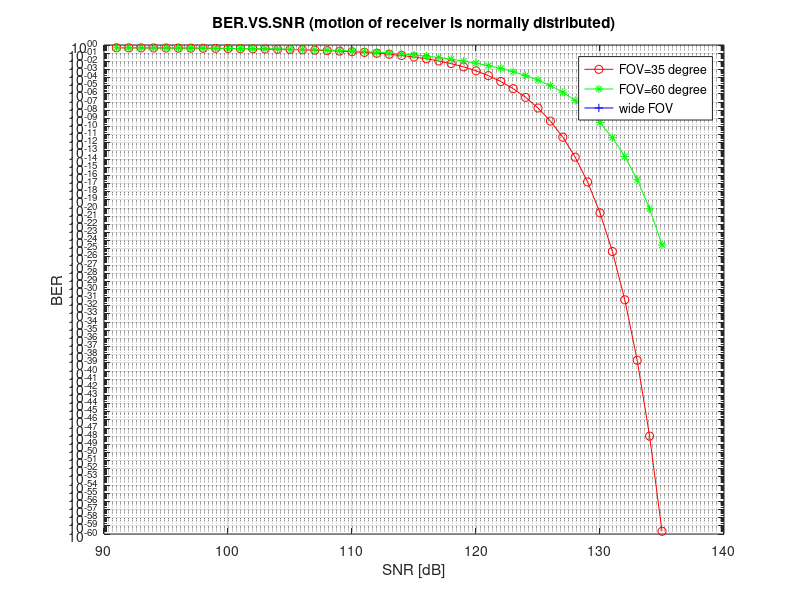

The MATLAB source for this figure:
clc
clear all;
dim=45; 
snrlowerlimit=90;                        
                                         %%%% 1 is 35    
                                         %%%% 2 is 60
                                         %%%% 3 is wide 


fov1=pi*(35/180);
fov2=pi*(60/180);
fov3=pi/2;

pen=zeros(dim,3);
snr=zeros(dim,1);                                         



product1=0.058161757735338 ;
cdf1=0.441287994957038;
product2= 1.849314141758325e-12;
cdf2= 0.187747628604906;



fov=[fov1 fov2 fov3];
cdf=[cdf1 cdf2];
product=[product1 product2 0];
const=[3.68 2.12 1.42];




hc=[(4e-12)/((sin(fov1))^2) (4e-12)/((sin(fov1))^2) 4e-12];
hc3=4e-12;



for aa=1:1:2
    
for s=1:1:dim
    k=s+snrlowerlimit;
    en=10^(k/10);
    snr(s,1)=k;
    for x=hc(aa)*((cos(fov(aa))^2)+(1/2000)):hc(aa)/2000:hc(aa)-hc(aa)/2000
        
        ff1=sqrt(2*pi*(pi/9));
        ff2=sqrt((4*x)*(hc(aa)-x));                  % for normal distribution
        ff3=exp(((x-(pi/6))^2)/(2*(pi/9)));
        ff=product(aa)/hc(aa)+(const(aa))/(ff1*ff2*ff3);
        ggn=erfc(sqrt(en*x*0.5))*0.5*ff;
        pen(s,aa)=pen(s,aa)+ ggn*(hc(aa)/2000);
        
    end
%      for x=hc(aa)/2000:hc(aa)/2000:hc(aa)*((cos(fov(aa))^2))  
%           
%         ffff=product(aa)/hc(aa);
%         ggggn=erfc(sqrt(en*x/2))*0.5*ffff;
%         pen(s,aa)=pen(s,aa)+ ggggn*(hc(aa)/2000);
%         
%     end
    
end

end
%%%%%%%%%%%%%%%%%%%%%%%%%%%%%%%%%%%%%%%%%%%%%%%%%%%%%%%%%%%%%%%%%%%%%%%%%%%%%%%%%%%%%%%%%%%%%%%%%%%%%%%%%%%%%
aaa=3;
for s=1:1:dim
    k=s+snrlowerlimit;
    en=10^(k/10);
    snr(s,1)=k;
    for x=hc3/2000:hc3/2000:hc3
        
        ff1=sqrt(2*pi*(pi/9));
        ff2=sqrt((4*x)*(hc3-x));                  % for normal distribution
        ff3=exp(((x-(pi/6))^2)/(2*(pi/9)));
        ff=product(aaa)/hc3+(const(aaa))/(ff1*ff2*ff3);
        ggn=erfc(sqrt(en*x*0.5))*0.5*ff;
        pen(s,aaa)=pen(s,aaa)+ ggn*(hc3/2000);
        
    end
    
    
end

semilogy(snr,pen(:,1),'-or');
hold on
semilogy(snr,pen(:,2),'-*g');
hold on
semilogy(snr,pen(:,3),'-+b');
grid;
title('BER.VS.SNR (motion of receiver is normally distributed)');
ylabel('BER');
xlabel('SNR [dB]');
legend('FOV=35 degree','FOV=60 degree','wide FOV');


